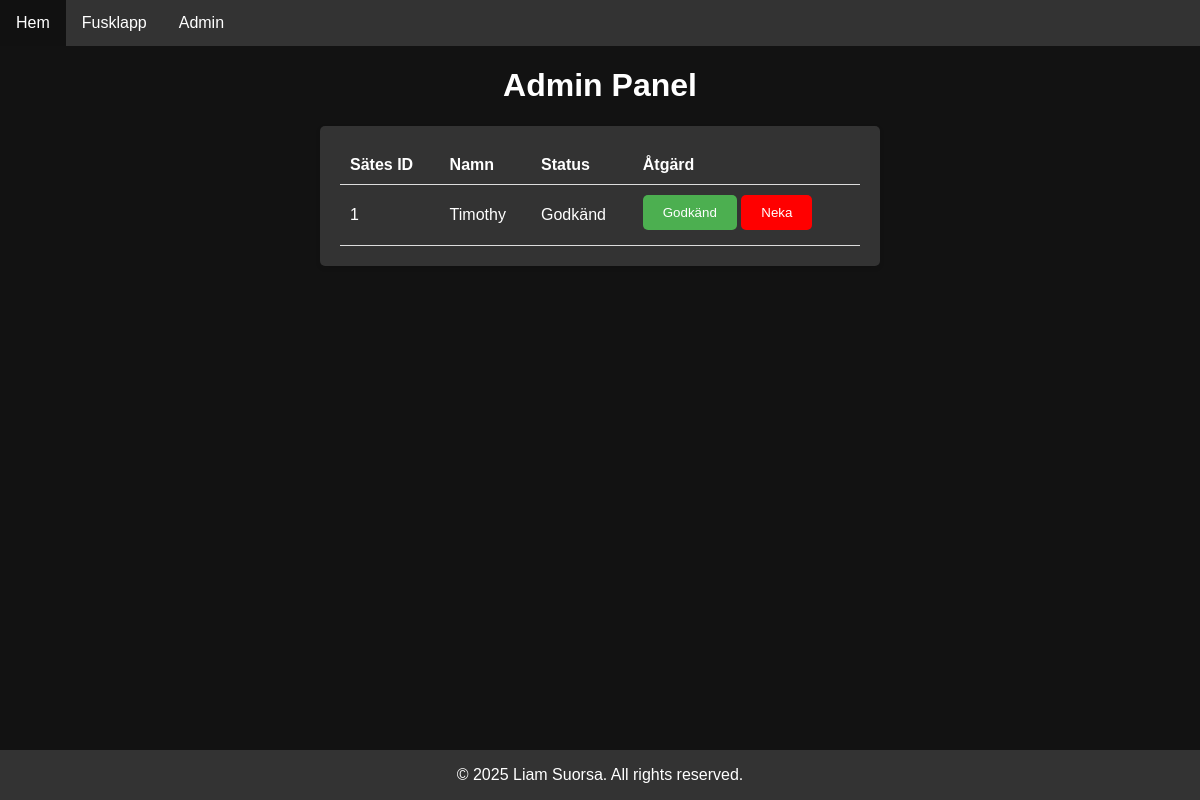
The app's page /admin, older data.
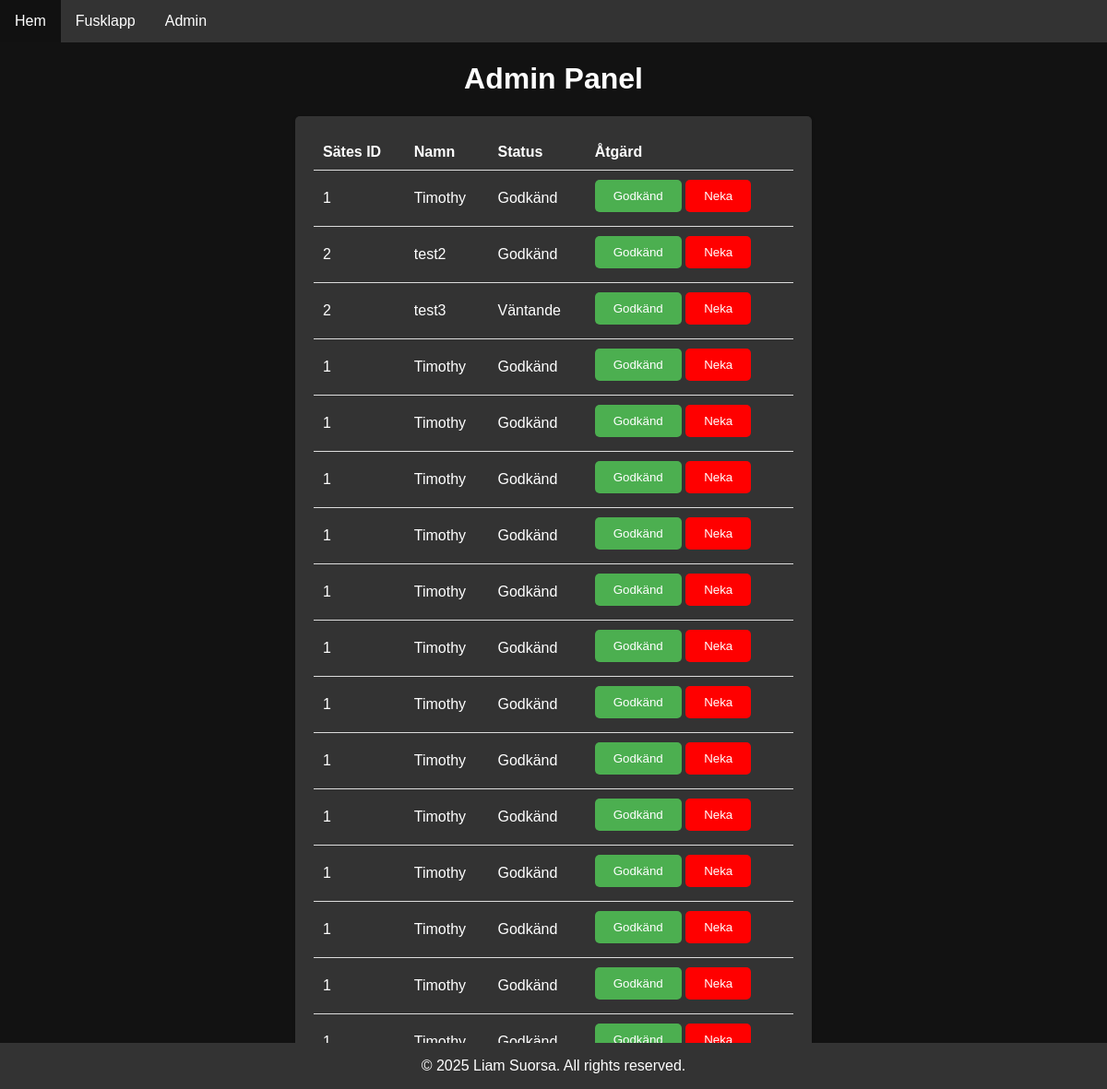
The same page, newer data.
### tables this page shows
CREATE TABLE bookings (
                id INTEGER PRIMARY KEY AUTOINCREMENT,
                seat_id TEXT NOT NULL,
                name TEXT NOT NULL,
                email TEXT NOT NULL,
                approved BOOLEAN DEFAULT 0
            );

### main.py (the view, shortened to what this page needs)
@app.route('/admin', methods=['GET', 'POST'])
def admin():
    with sqlite3.connect('bookings.db') as conn:
        cursor = conn.cursor()
        cursor.execute('SELECT id, seat_id, name, email, approved FROM bookings')
        bookings = cursor.fetchall()
    return render_template('admin.html', bookings=bookings)

### templates/admin.html (shortened to what this page needs)
{% extends "base.html" %}
{% block head %}
    <link rel="stylesheet" href="{{ url_for('static', filename='css/admin.css') }}">
{% endblock %}
{% block content %}
<ul>
    <li><a href="{{ url_for('home') }}">Hem</a></li>
    <li><a href="{{ url_for('cheat') }}">Fusklapp</a></li>
    <li><a href="{{ url_for('admin') }}">Admin</a></li>
  </ul>
<h1 class="center-text">Admin Panel</h1>
<div class="table-container">
    <table>
        <tr>
            <th>Sätes ID</th>
            <th>Namn</th>
            <th>Status</th>
            <th>Åtgärd</th>
        </tr>
        {% for booking in bookings %}
        <tr>
            <td data-label="Sätes ID">{{ booking[1] }}</td>
            <td data-label="Namn">{{ booking[2] }}</td>
            <td data-label="Status">{{ 'Godkänd' if booking[4] else 'Väntande' }}</td>
            <td data-label="Åtgärd">
                <form method="POST">
                    <button type="submit" name="action" value="approve">Godkänd</button>
                    <button type="submit" name="action" value="reject">Neka</button>
                </form>
            </td>
        </tr>
        {% endfor %}
    </table>
</div>
{% endblock %}

Row changes from the older to the newer data that the page shows:
added bookings: seat "2", name "test2", approved "Godkänd"
added bookings: seat "2", name "test3", approved "Väntande"
added bookings: seat "1", name "Timothy", approved "Godkänd"
added bookings: seat "1", name "Timothy", approved "Godkänd"
added bookings: seat "1", name "Timothy", approved "Godkänd"
added bookings: seat "1", name "Timothy", approved "Godkänd"
added bookings: seat "1", name "Timothy", approved "Godkänd"
added bookings: seat "1", name "Timothy", approved "Godkänd"
added bookings: seat "1", name "Timothy", approved "Godkänd"
added bookings: seat "1", name "Timothy", approved "Godkänd"
added bookings: seat "1", name "Timothy", approved "Godkänd"
added bookings: seat "1", name "Timothy", approved "Godkänd"
added bookings: seat "1", name "Timothy", approved "Godkänd"
added bookings: seat "1", name "Timothy", approved "Godkänd"
added bookings: seat "1", name "Timothy", approved "Godkänd"
